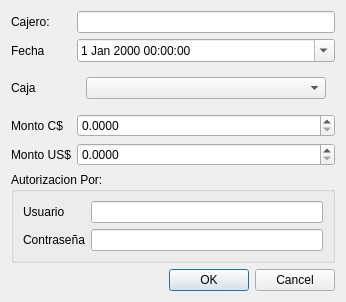
<?xml version="1.0" encoding="UTF-8"?>
<ui version="4.0">
 <class>dlgApertura</class>
 <widget class="QDialog" name="dlgApertura">
  <property name="windowModality">
   <enum>Qt::ApplicationModal</enum>
  </property>
  <property name="geometry">
   <rect>
    <x>0</x>
    <y>0</y>
    <width>346</width>
    <height>276</height>
   </rect>
  </property>
  <property name="maximumSize">
   <size>
    <width>16777215</width>
    <height>276</height>
   </size>
  </property>
  <property name="windowTitle">
   <string>Apertura de Caja</string>
  </property>
  <layout class="QVBoxLayout" name="verticalLayout">
   <item>
    <layout class="QGridLayout" name="gridLayout">
     <item row="0" column="0">
      <widget class="QLabel" name="label_4">
       <property name="sizePolicy">
        <sizepolicy hsizetype="Fixed" vsizetype="Preferred">
         <horstretch>0</horstretch>
         <verstretch>0</verstretch>
        </sizepolicy>
       </property>
       <property name="text">
        <string>Cajero:</string>
       </property>
      </widget>
     </item>
     <item row="0" column="1">
      <widget class="QLineEdit" name="txtUsuario">
       <property name="readOnly">
        <bool>false</bool>
       </property>
      </widget>
     </item>
     <item row="1" column="0">
      <widget class="QLabel" name="label_3">
       <property name="text">
        <string>Fecha</string>
       </property>
      </widget>
     </item>
     <item row="1" column="1">
      <widget class="QDateTimeEdit" name="dtFechaTime">
       <property name="calendarPopup">
        <bool>true</bool>
       </property>
      </widget>
     </item>
     <item row="2" column="0">
      <widget class="QLabel" name="label">
       <property name="text">
        <string>Caja</string>
       </property>
      </widget>
     </item>
     <item row="2" column="1">
      <widget class="QStackedWidget" name="swcaja">
       <property name="maximumSize">
        <size>
         <width>16777215</width>
         <height>200</height>
        </size>
       </property>
       <property name="currentIndex">
        <number>0</number>
       </property>
       <widget class="QWidget" name="page">
        <layout class="QHBoxLayout" name="horizontalLayout">
         <item>
          <widget class="QComboBox" name="cbcaja"/>
         </item>
        </layout>
       </widget>
       <widget class="QWidget" name="page_2">
        <layout class="QHBoxLayout" name="horizontalLayout_2">
         <item>
          <widget class="QLineEdit" name="txtcaja">
           <property name="readOnly">
            <bool>false</bool>
           </property>
          </widget>
         </item>
        </layout>
       </widget>
      </widget>
     </item>
     <item row="3" column="0">
      <widget class="QLabel" name="label_7">
       <property name="text">
        <string>Monto C$</string>
       </property>
      </widget>
     </item>
     <item row="3" column="1">
      <widget class="QDoubleSpinBox" name="txtSaldoC">
       <property name="decimals">
        <number>4</number>
       </property>
       <property name="maximum">
        <double>1000000000.000000000000000</double>
       </property>
      </widget>
     </item>
     <item row="4" column="0">
      <widget class="QLabel" name="label_2">
       <property name="text">
        <string>Monto US$</string>
       </property>
      </widget>
     </item>
     <item row="4" column="1">
      <widget class="QDoubleSpinBox" name="txtSaldoD">
       <property name="decimals">
        <number>4</number>
       </property>
       <property name="maximum">
        <double>1000000000.000000000000000</double>
       </property>
      </widget>
     </item>
    </layout>
   </item>
   <item>
    <widget class="QGroupBox" name="groupBox">
     <property name="title">
      <string>Autorizacion Por:</string>
     </property>
     <layout class="QGridLayout" name="gridLayout_2">
      <item row="0" column="0">
       <widget class="QLabel" name="label_5">
        <property name="text">
         <string>Usuario</string>
        </property>
       </widget>
      </item>
      <item row="0" column="1">
       <widget class="QLineEdit" name="txtUser">
        <property name="readOnly">
         <bool>false</bool>
        </property>
       </widget>
      </item>
      <item row="1" column="0">
       <widget class="QLabel" name="label_6">
        <property name="text">
         <string>Contraseña</string>
        </property>
       </widget>
      </item>
      <item row="1" column="1">
       <widget class="QLineEdit" name="txtPassword">
        <property name="readOnly">
         <bool>false</bool>
        </property>
       </widget>
      </item>
     </layout>
    </widget>
   </item>
   <item>
    <widget class="QDialogButtonBox" name="buttonBox">
     <property name="orientation">
      <enum>Qt::Horizontal</enum>
     </property>
     <property name="standardButtons">
      <set>QDialogButtonBox::Cancel|QDialogButtonBox::Ok</set>
     </property>
    </widget>
   </item>
  </layout>
 </widget>
 <tabstops>
  <tabstop>txtUsuario</tabstop>
  <tabstop>dtFechaTime</tabstop>
  <tabstop>cbcaja</tabstop>
  <tabstop>txtSaldoD</tabstop>
  <tabstop>buttonBox</tabstop>
 </tabstops>
 <resources/>
 <connections>
  <connection>
   <sender>buttonBox</sender>
   <signal>accepted()</signal>
   <receiver>dlgApertura</receiver>
   <slot>accept()</slot>
   <hints>
    <hint type="sourcelabel">
     <x>248</x>
     <y>254</y>
    </hint>
    <hint type="destinationlabel">
     <x>157</x>
     <y>274</y>
    </hint>
   </hints>
  </connection>
  <connection>
   <sender>buttonBox</sender>
   <signal>rejected()</signal>
   <receiver>dlgApertura</receiver>
   <slot>reject()</slot>
   <hints>
    <hint type="sourcelabel">
     <x>316</x>
     <y>260</y>
    </hint>
    <hint type="destinationlabel">
     <x>286</x>
     <y>274</y>
    </hint>
   </hints>
  </connection>
 </connections>
</ui>
